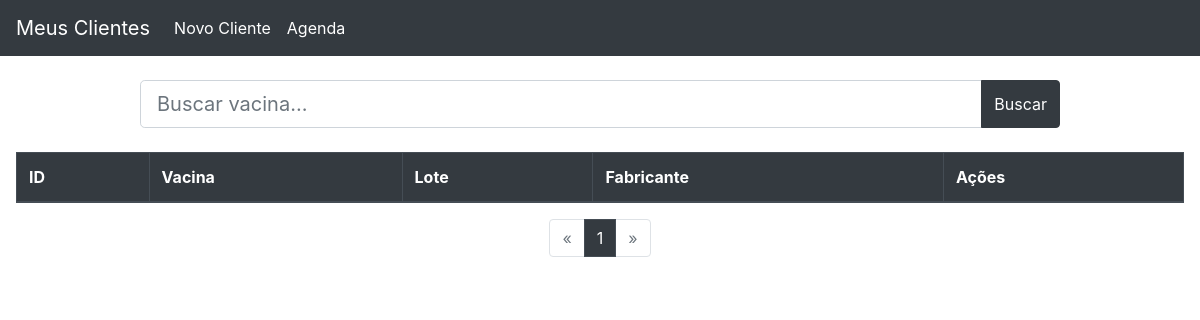
The app's page /vacinacao/listar_vacinacao, older data.
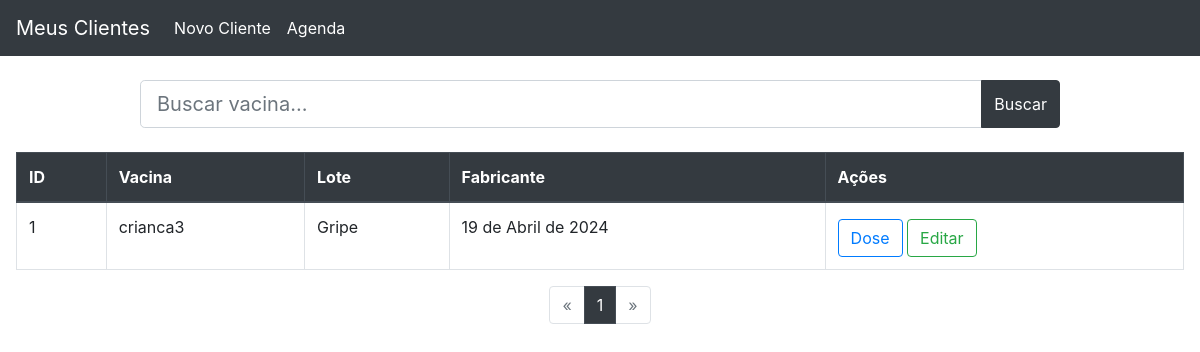
The same page, newer data.
### vacinacao/models.py (models this page shows)
class CadastroVacinal(models.Model):
    status_vacinacao = [
        ('Processamento', 'Processamento'),
        ('Completo', 'Completo'),
        ('Recusado', 'Recusado'),
    ]
    vacina = models.ForeignKey(Vacina, on_delete=models.CASCADE)
    paciente = models.ForeignKey(Crianca, on_delete=models.CASCADE)
    unidade_saude = models.ForeignKey(UnidadeSaude, on_delete=models.CASCADE)
    data_aplicacao = models.DateField('Data da aplicação')
    status = models.CharField('Status', choices=status_vacinacao, max_length=250)
    class Meta:
        db_table = 'vacinacao'
        verbose_name = 'vacinacao'
        verbose_name_plural = 'vacinacao'

### clientes/models.py (models this page shows)
class Crianca(models.Model):
    crianca_nome = models.CharField('Nome da criança', max_length=250)
    crianca_nascimento = models.DateField('Data de nascimento')
    crianca_rg = models.CharField('RG da criança', max_length=250, blank=True)
    crianca_cpf = BRCPFField('CPF', blank=True)
    crianca_responsavel = models.ForeignKey(Pais, on_delete=models.CASCADE)
    class Meta:
        db_table = "crianca"
        ordering = ("crianca_nome",)
    def __str__(self):
        return self.crianca_nome

### vacina/models.py (models this page shows)
class Vacina(models.Model):
    vacina_nome = models.CharField('Vacina', max_length=250)
    vacina_lote = models.CharField('Lote', max_length=250)
    vacina_fabricante = models.CharField('Lote', max_length=250)
    def __str__(self):
        return self.vacina_nome

### vacinacao/views.py (the view)
# urls.py: path('listar_vacinacao', listar_vacinacao, name='listar_vacinacao'),
def listar_vacinacao(request):
    busca = request.GET.get('busca')
    if busca:
        vacinacao_list = CadastroVacinal.objects.filter(
            paciente__icontains=busca).order_by('paciente')
    else:
        vacinacao_list = CadastroVacinal.objects.all().order_by('paciente')
    paginacao = Paginator(vacinacao_list, 10)
    pagina = request.GET.get('page')
    vacinacao = paginacao.get_page(pagina)
    context = {
        'vacinacao':vacinacao
    }
    return render(request, 'vacinacao/listar_vacinacao.html', context)

### templates/vacinacao/listar_vacinacao.html (shortened to what this page needs)
{% extends "base.html" %}
{% block main %}
<div class="container" id="areabusca">
	<div class="row justify-content-center mb-4 mt-4">
		<div class="col-10">
			<form>
				<div class="input-group">
					<input type="text" class="form-control form-control-lg" name="busca" id="busca" type="text"
						placeholder="Buscar vacina..." value="{{ request.GET.busca }}">
					<div class="input-group-append">
						<button class="btn btn-dark" type="submit"> Buscar</button>
					</div>
				</div>
			</form>
		</div>
	</div>
</div>
<div class="table-responsive-md">
	<table class="table table-hover table-bordered">
		<thead class="thead-dark">
			<tr>
				<th scope="col">ID</th>
				<th scope="col">Vacina</th>
				<th scope="col">Lote</th>
				<th scope="col">Fabricante</th>
				<th scope="col">Ações</th>
			</tr>
		</thead>
		<tbody>
			{% for vacinacao in vacinacao %}
			<tr>
				<td>{{ vacinacao.id }} </th>
				<td>{{ vacinacao.paciente }} </th>
				<td>{{ vacinacao.vacina }} </td>
				<td>{{ vacinacao.data_aplicacao }} </td>
				<td>
					<a href=" {% url "visualizar_vacinacao" vacinacao.pk %}" class="btn btn-outline-primary mt-1" >  Dose </a>
					<a href="{% url "editar_vacinacao" vacinacao.id %} " class="btn btn-outline-success mt-1">  Editar </a>
				</td>
			</tr>
			{% endfor %}
		</tbody>
	</table>
</div>
<nav>
	<ul class="pagination justify-content-center">
		{% if vacinacao.has_previous %}
		<li class="page-item">
			<a class="page-link"
				href="?page={{ vacinacao.previous_page_number }}{% if request.GET.busca %}&busca={{ request.GET.busca }}{% endif %}"
				aria-label="Anterior">
				<span aria-hidden="true">&laquo;</span>
			</a>
		</li>
		{% else %}
		<li class="page-item disabled">
			<a class="page-link" aria-label="Anterior">
				<span aria-hidden="true">&laquo;</span>
			</a>
		</li>
		{% endif %}
		{% for num in vacinacao.paginator.page_range %}
		{% if vacinacao.number == num %}
		<li class="page-item active"><a class="page-link" href="#">{{ num }}</a></li>
		{% else %}
		<li class="page-item"><a class="page-link"
				href="?page={{ num }}{% if request.GET.busca %}&busca={{ request.GET.busca }}{% endif %}">{{ num }}</a>
		</li>
		{% endif %}
		{% endfor %}
		{% if vacinacao.has_next %}
		<li class="page-item">
			<a class="page-link"
				href="?page={{ vacinacao.next_page_number }}{% if request.GET.busca %}&busca={{ request.GET.busca }}{% endif %}"
				aria-label="Next">
				<span aria-hidden="true">&raquo;</span>
			</a>
		</li>
		{% else %}
		<li class="page-item disabled">
			<a class="page-link" aria-label="Next">
				<span aria-hidden="true">&raquo;</span>
			</a>
		</li>
		{% endif %}
	</ul>
</nav>
{% endblock main %}

Row changes from the older to the newer data that the page shows:
added CadastroVacinal: id "1", paciente "crianca3", vacina "Gripe", data_aplicacao "19 de Abril de 2024"
